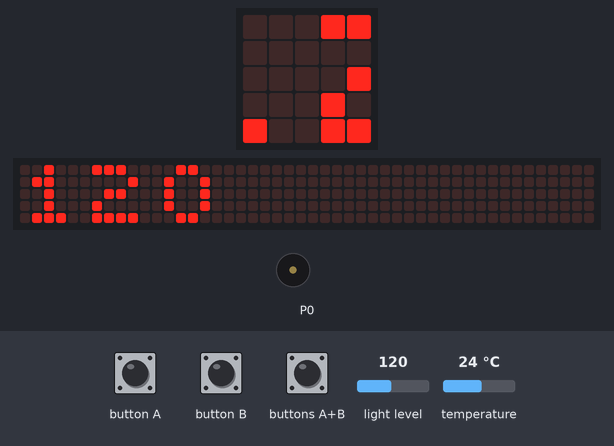
Bench run of a program on a simulated BBC micro:bit (MakeCode). On the bench: the board's 5×5 LED display, a strip that is not on the board, showing the scrolling text unrolled, buzzer (waves = sounding). Inputs (shaded band) come from the test bench; at power-on: light level 120, temperature 24 °C. The 48×5 strip is a reading aid, not a part: it shows the text the display is scrolling, unrolled, one strip-width of it at a time.

Above: at 1.67 s.
1.7 s: light level set to 5
At 5.0 s:
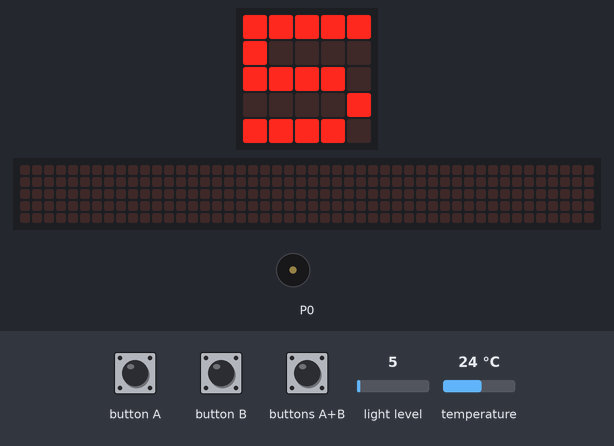
7.0 s: buttons A+B pressed for 0.15 s
At 9.9 s:
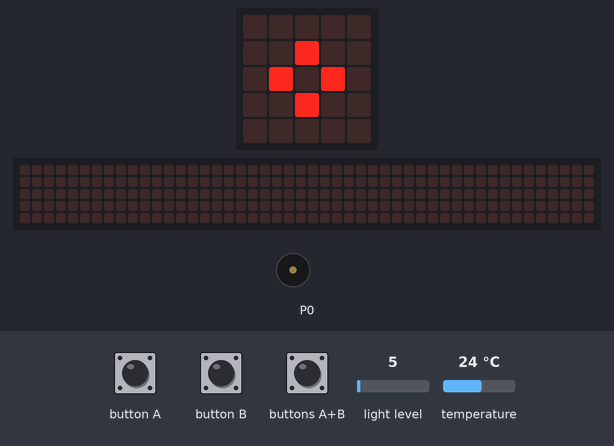
13.1 s: light level set to 64
At 15.4 s:
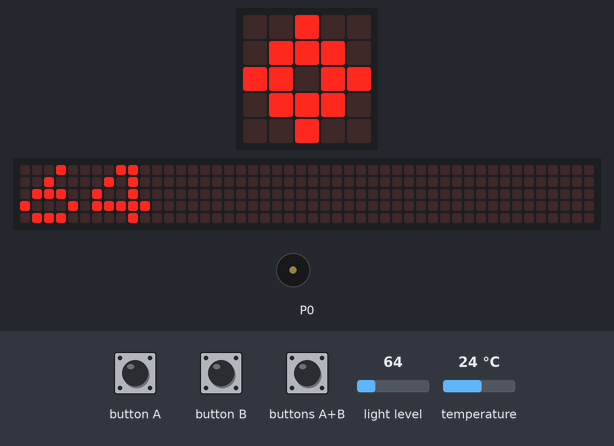
19.1 s: buttons A+B pressed for 1 s
20.7 s: button B pressed for 0.15 s
At 20.92 s:
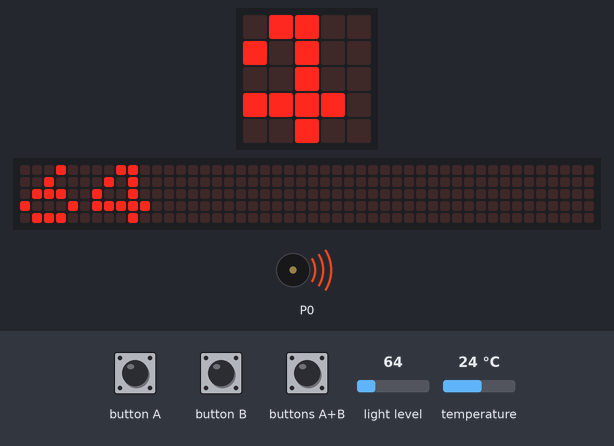
21.4 s: button A pressed for 0.15 s
At 23.41 s:
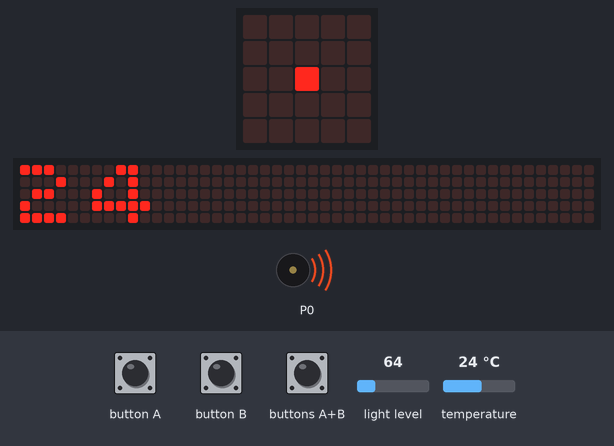
Timing chart, 0 to 24.9 s (numbered marks = the images above; inputs shaded):
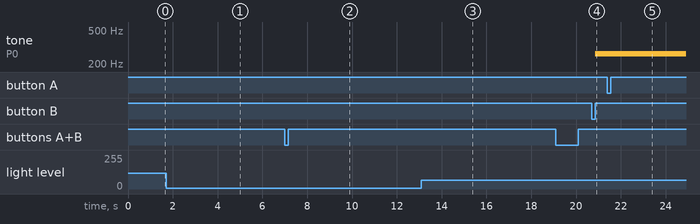

The program:

main.ts
```typescript
input.onButtonPressed(Button.A, function () {
    basic.showNumber(input.temperature())
})
input.onButtonPressed(Button.AB, function () {
    basic.showLeds(`
        . . . . .
        . . . . .
        . . # . .
        . . . . .
        . . . . .
        `)
    basic.pause(0.1)
    basic.showIcon(IconNames.SmallDiamond)
    basic.pause(0.1)
    basic.showIcon(IconNames.Target)
    basic.pause(0.1)
    basic.showIcon(IconNames.Diamond)
    basic.pause(0.1)
    basic.showIcon(IconNames.Target)
    basic.pause(0.1)
    basic.showIcon(IconNames.SmallDiamond)
    basic.pause(0.1)
    basic.showLeds(`
        . . . . .
        . . . . .
        . . # . .
        . . . . .
        . . . . .
        `)
    basic.showLeds(`
        . . . . .
        . . . . .
        . . . . .
        . . . . .
        . . . . .
        `)
})
input.onButtonPressed(Button.B, function () {
    music.ringTone(262)
})
basic.showLeds(`
    . # . # .
    # # # # #
    # # # # #
    . # # # .
    . . # . .
    `)
basic.forever(function () {
    basic.showNumber(input.lightLevel())
    if (0 < input.lightLevel()) {
        basic.showLeds(`
            # # # # #
            . . . . .
            . . . . .
            . . . . .
            . . . . .
            `)
    } else if (20 < input.lightLevel()) {
        basic.showLeds(`
            # # # # #
            # # # # #
            . . . . .
            . . . . .
            . . . . .
            `)
    } else if (40 < input.lightLevel()) {
        basic.showLeds(`
            # # # # #
            # # # # #
            # # # # #
            . . . . .
            . . . . .
            `)
    } else if (60 < input.lightLevel()) {
        basic.showLeds(`
            # # # # #
            # # # # #
            # # # # #
            # # # # #
            . . . . .
            `)
    } else if (80 < input.lightLevel()) {
        basic.showLeds(`
            # # # # #
            # # # # #
            # # # # #
            # # # # #
            # # # # #
            `)
    } else if (100 < input.lightLevel()) {
        basic.showLeds(`
            # # . # #
            # # . # #
            . . . . .
            # # . # #
            # # . # #
            `)
    } else {
        basic.showLeds(`
            # . . . #
            . # . # .
            . . # . .
            . # . # .
            # . . . #
            `)
    }
})
```

test.ts
```typescript
// 테스트는 여기로 이동합니다; 이 패키지가 확장으로 사용될 때 컴파일되지 않을 것 입니다.
```

Measured:
- after the input at 1.7 s, the display: first differs from a run without the input after 2.7 s (image 1)
- after the input at 7.0 s, the display: first differs from a run without the input after 0.92 s (image 2 shows a later state)
- after the input at 13.1 s, the display: first differs from a run without the input after 2.2 s (image 3)
- after the input at 20.7 s, tone on P0: silent → 262 Hz after 0.15 s
- what the display in image 1 shows lasts 0.8 s, from 4.4 s to 5.2 s
- what the display in image 2 shows lasts 0.6 s, from 9.5 s to 10.1 s
